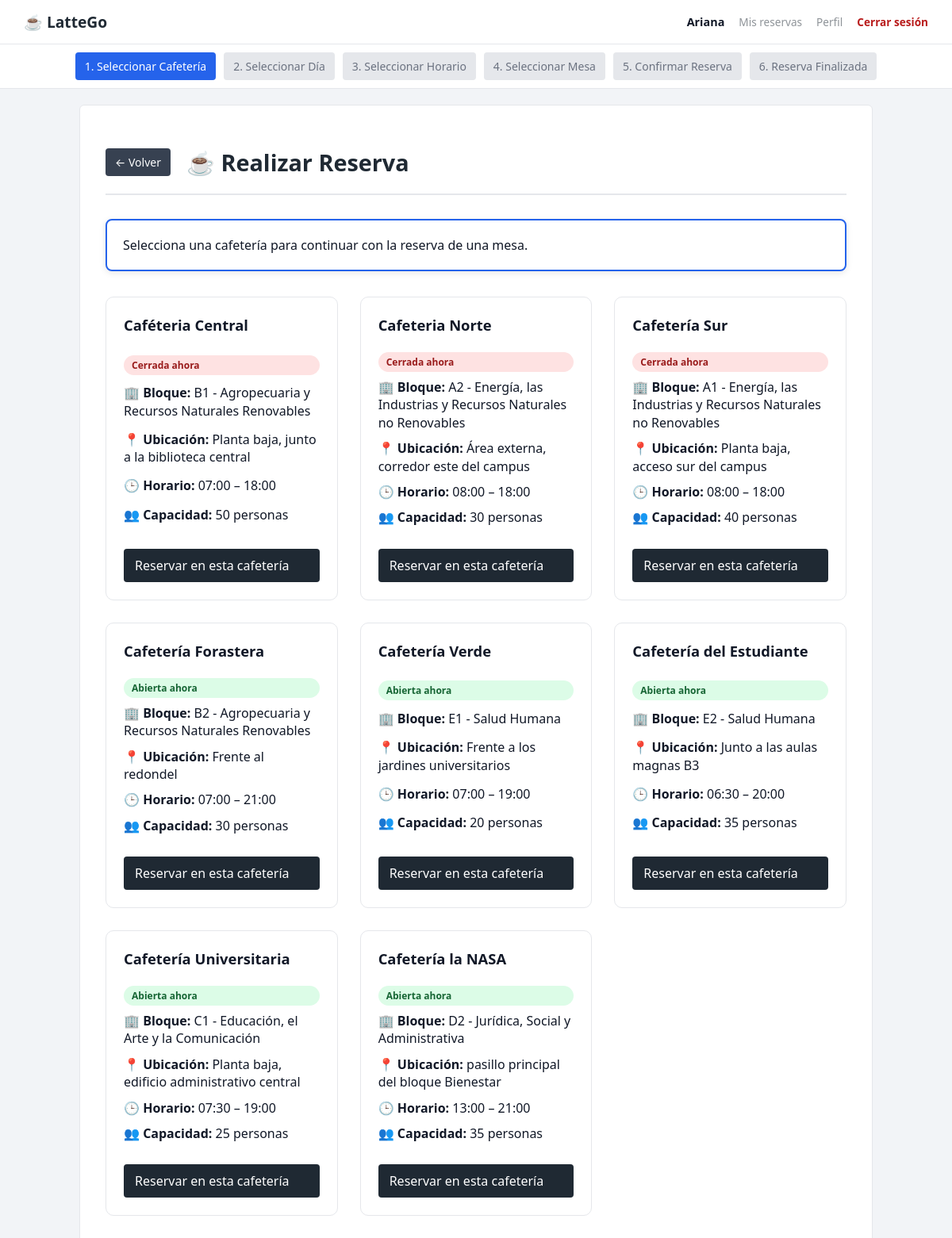
Screenshot of /reservas/ (signed in) with the database file from the repository.
### cafeterias/models.py (models this page shows, shortened)
class Cafeteria(models.Model):
    nombre = models.CharField(max_length=100)
    capacidad = models.PositiveIntegerField()
    hora_apertura = models.TimeField()
    hora_cierre = models.TimeField()
    descripcion = models.TextField()
    ubicacion = models.CharField(max_length=150)
    bloque = models.OneToOneField(
        Bloque,
        on_delete=models.CASCADE
    )
    def esta_abierta(self, hora_actual):
        if self.hora_apertura <= self.hora_cierre:
            return self.hora_apertura <= hora_actual <= self.hora_cierre
        return hora_actual >= self.hora_apertura or hora_actual <= self.hora_cierre

### infraestructura/models.py (models this page shows, shortened)
class Bloque(models.Model):
    numero_bloque = models.CharField(max_length=10)
    facultad = models.ForeignKey(
        Facultad,
        on_delete=models.CASCADE,
        related_name='bloques'
    )

class Facultad(models.Model):
    nombre = models.CharField(max_length=100)
    universidad = models.ForeignKey(
        Universidad,
        on_delete=models.CASCADE,
        related_name='facultades'
    )

### reservas/views.py (the view)
@login_required
def realizar_reserva(request):
    cafeterias = Cafeteria.objects.all() #Obtener todas las cafeterías
    hora_actual = timezone.localtime().time()
    cafeterias_estado = []
    for c in cafeterias:
        cafeterias_estado.append({
            'cafeteria': c,
            'abierta': c.esta_abierta(hora_actual)
        })
    return render(
        request,
        "reservas/realizar_reserva.html",
        {"cafeterias_estado": cafeterias_estado, "current_step": 1, "hora_actual": hora_actual}
    )

### reservas/templates/reservas/realizar_reserva.html
{% extends 'reservas/base.html' %}
{% block step_indicator %}
{% if current_step %}
<div class="step-indicator">
  <span class="step {% if current_step >= 1 %}active{% endif %}">1. Seleccionar Cafetería</span>
  <span class="step {% if current_step >= 2 %}active{% endif %}">2. Seleccionar Día</span>
  <span class="step {% if current_step >= 3 %}active{% endif %}">3. Seleccionar Horario</span>
  <span class="step {% if current_step >= 4 %}active{% endif %}">4. Seleccionar Mesa</span>
  <span class="step {% if current_step >= 5 %}active{% endif %}">5. Confirmar Reserva</span>
  <span class="step {% if current_step >= 6 %}active{% endif %}">6. Reserva Finalizada</span>
</div>
{% endif %}
{% endblock %}
{% block content %}
<div class="container-wide">
<div class="page-header">
  <a href="{% url 'home_cliente' %}" class="back-button">← Volver</a>
  <h2>☕ Realizar Reserva</h2>
</div>
<p class="info">
  Selecciona una cafetería para continuar con la reserva de una mesa.
</p>
{% load tz %}
{% now "H:i:s" as hora_actual %}
<div class="cafeterias-list">
  {% for item in cafeterias_estado %}
    <div class="cafeteria-card">
      <h3>{{ item.cafeteria.nombre }}</h3>
      {% if item.abierta %}
        <span class="estado abierto">Abierta ahora</span>
      {% else %}
        <span class="estado cerrado">Cerrada ahora</span>
      {% endif %}
      <p>
        🏢 <strong>Bloque:</strong> {{ item.cafeteria.bloque.numero_bloque }} - {{ item.cafeteria.bloque.facultad.nombre }}
      </p>
      <p>
        📍 <strong>Ubicación:</strong> {{ item.cafeteria.ubicacion }}
      </p>
      <p>
        🕒 <strong>Horario:</strong>
        {{ item.cafeteria.hora_apertura|time:"H:i" }} – {{ item.cafeteria.hora_cierre|time:"H:i" }}
      </p>
      <p>
        👥 <strong>Capacidad:</strong> {{ item.cafeteria.capacidad }} personas
      </p>
      <a class="btn"
      href="{% url 'reservas:calendario_general' item.cafeteria.id %}">
      Reservar en esta cafetería
      </a>
    </div>
  {% empty %}
   <div class="empty">
      ☕ No hay cafeterías disponibles en este momento.
    </div>
  {% endfor %}
</div>
</div>
{% endblock %}

### reservas/templates/reservas/base.html (shortened to what this page needs)
{% load static %}
<!DOCTYPE html>
<html lang="es">
<head>
    <link rel="stylesheet" href="{% static 'reservas/styles.css' %}">
</head>
<body>
<header class="main-header">
    <div class="header-left">
        <span class="logo">☕ LatteGo</span>
    </div>
    <div class="header-right">
        <span class="usuario">
            {{ request.user.username }}
        </span>
        <a href="#" class="header-link disabled">Mis reservas</a>
        <a href="#" class="header-link disabled">Perfil</a>
        <a href="{% url 'logout' %}" class="header-link salir">Cerrar sesión</a>
    </div>
</header>
{% block step_indicator %}
{% endblock %}
<main class="container">
    {% block content %}
    {% endblock %}
</main>
</body>
</html>

### reservas/static/reservas/styles.css (style rules this page uses)
html { overflow-y: scroll; }
:root { --color-primario: #1f2933; --color-secundario: #374151; --color-acento: #2563eb; --color-fondo: #f2f4f7; --color-borde: #e5e7eb; --color-texto: #111827; }
* { margin: 0; padding: 0; box-sizing: border-box; font-family: system-ui, -apple-system, "Segoe UI", Roboto, Arial, sans-serif; }
body { background-color: var(--color-fondo); color: var(--color-texto); }
.container { max-width: 1000px; margin: 20px auto; background: #ffffff; padding: 32px; border-radius: 6px; border: 1px solid var(--color-borde); }
.container-wide { max-width: 3200px; margin: 20px auto; }
h1, h2, h3 { margin-bottom: 14px; font-weight: 600; color: var(--color-texto); }
h2 { font-size: 1.4rem; }
h3 { font-size: 1.15rem; }
a { text-decoration: none; }
.btn { display: inline-block; padding: 10px 14px; background-color: var(--color-primario); color: #ffffff; border-radius: 4px; font-weight: 500; transition: background-color 0.2s ease; }
.info { background: #ffffff; padding: 20px; border: 2px solid var(--color-acento); margin-bottom: 32px; border-radius: 8px; font-size: 1rem; font-weight: 500; color: var(--color-texto); box-shadow: 0 2px 8px rgba(0,0,0,0.1); }
.cafeterias-list { display: grid; grid-template-columns: repeat(3, 1fr); gap: 28px; }
.cafeteria-card, .mesa-card, .opcion-card { background: #ffffff; border: 1px solid var(--color-borde); padding: 22px; border-radius: 10px; transition: border-color 0.2s ease, background-color 0.2s ease; }
.cafeteria-card { display: flex; flex-direction: column; justify-content: space-between; }
.cafeteria-card .btn { margin-top: 18px; }
.cafeteria-card p { margin-bottom: 10px; line-height: 1.4; }
.estado { display: inline-block; margin: 8px 0; padding: 4px 10px; font-size: 0.75rem; border-radius: 999px; font-weight: 600; }
.estado.abierto { background: #dcfce7; color: #166534; }
.estado.cerrado { background: #fee2e2; color: #991b1b; }
.main-header { display: flex; justify-content: space-between; align-items: center; background-color: #ffffff; padding: 14px 30px; border-bottom: 1px solid var(--color-borde); }
.logo { font-size: 1.2rem; font-weight: 700; color: var(--color-primario); }
.header-right { display: flex; align-items: center; gap: 18px; }
.usuario { font-size: 0.9rem; font-weight: 600; }
.header-link { font-size: 0.85rem; color: var(--color-primario); font-weight: 500; }
.header-link.disabled { opacity: 0.5; pointer-events: none; }
.header-link.salir { color: #b91c1c; font-weight: 600; }
.step-indicator { display: flex; justify-content: center; align-items: center; width: 100%; margin: 0; padding: 10px; background: #ffffff; border-bottom: 1px solid var(--color-borde); flex-wrap: wrap; gap: 10px; }
.step { padding: 8px 12px; border-radius: 4px; background: #e5e7eb; color: #6b7280; font-size: 14px; font-weight: 500; transition: all 0.3s ease; }
.step.active { background: var(--color-acento); color: #ffffff; }
.page-header { display: flex; align-items: center; gap: 20px; margin-bottom: 30px; padding-bottom: 20px; border-bottom: 2px solid var(--color-borde); }
.page-header h2 { font-size: 1.8rem; font-weight: 700; color: var(--color-primario); margin: 0; }
.back-button { display: inline-flex; align-items: center; padding: 8px 12px; background: var(--color-secundario); color: #ffffff; text-decoration: none; border-radius: 4px; font-size: 14px; transition: background 0.3s ease; }

### rows the page displays
Cafeteria: cafeteria.nombre "Caféteria Central", shows "Cerrada ahora", cafeteria.bloque.numero_bloque "B1", cafeteria.bloque.facultad.nombre "Agropecuaria y Recursos Naturales Renovables", cafeteria.ubicacion "Planta baja, junto a la biblioteca central", cafeteria.hora_apertura "07:00", cafeteria.hora_cierre "18:00", cafeteria.capacidad "50"
Cafeteria: cafeteria.nombre "Cafeteria Norte", shows "Cerrada ahora", cafeteria.bloque.numero_bloque "A2", cafeteria.bloque.facultad.nombre "Energía, las Industrias y Recursos Naturales no Renovables", cafeteria.ubicacion "Área externa, corredor este del campus", cafeteria.hora_apertura "08:00", cafeteria.hora_cierre "18:00", cafeteria.capacidad "30"
Cafeteria: cafeteria.nombre "Cafetería Sur", shows "Cerrada ahora", cafeteria.bloque.numero_bloque "A1", cafeteria.bloque.facultad.nombre "Energía, las Industrias y Recursos Naturales no Renovables", cafeteria.ubicacion "Planta baja, acceso sur del campus", cafeteria.hora_apertura "08:00", cafeteria.hora_cierre "18:00", cafeteria.capacidad "40"
Cafeteria: cafeteria.nombre "Cafetería Forastera", shows "Abierta ahora", cafeteria.bloque.numero_bloque "B2", cafeteria.bloque.facultad.nombre "Agropecuaria y Recursos Naturales Renovables", cafeteria.ubicacion "Frente al redondel", cafeteria.hora_apertura "07:00", cafeteria.hora_cierre "21:00", cafeteria.capacidad "30"
Cafeteria: cafeteria.nombre "Cafetería Verde", shows "Abierta ahora", cafeteria.bloque.numero_bloque "E1", cafeteria.bloque.facultad.nombre "Salud Humana", cafeteria.ubicacion "Frente a los jardines universitarios", cafeteria.hora_apertura "07:00", cafeteria.hora_cierre "19:00", cafeteria.capacidad "20"
Cafeteria: cafeteria.nombre "Cafetería del Estudiante", shows "Abierta ahora", cafeteria.bloque.numero_bloque "E2", cafeteria.bloque.facultad.nombre "Salud Humana", cafeteria.ubicacion "Junto a las aulas magnas B3", cafeteria.hora_apertura "06:30", cafeteria.hora_cierre "20:00", cafeteria.capacidad "35"
Cafeteria: cafeteria.nombre "Cafetería Universitaria", shows "Abierta ahora", cafeteria.bloque.numero_bloque "C1", cafeteria.bloque.facultad.nombre "Educación, el Arte y la Comunicación", cafeteria.ubicacion "Planta baja, edificio administrativo central", cafeteria.hora_apertura "07:30", cafeteria.hora_cierre "19:00", cafeteria.capacidad "25"
Cafeteria: cafeteria.nombre "Cafetería la NASA", shows "Abierta ahora", cafeteria.bloque.numero_bloque "D2", cafeteria.bloque.facultad.nombre "Jurídica, Social y Administrativa", cafeteria.ubicacion "pasillo principal del bloque Bienestar", cafeteria.hora_apertura "13:00", cafeteria.hora_cierre "21:00", cafeteria.capacidad "35"

### other values shown
{{ request.user.username }} "Ariana"
